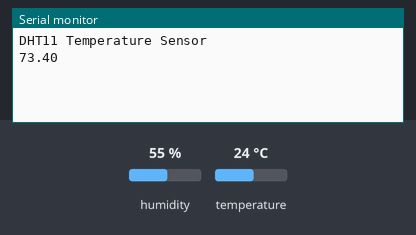
The sketch below on a simulated Arduino Uno, built with avr-gcc and run on an emulated ATmega328P. On the bench: the last lines printed to the serial monitor. The test bench sets the inputs (shaded band); at power-on: temperature 24 °C, humidity 55 %.

Above: at 2.7 s.
2.8 s: temperature set to 12 °C
At 12.5 s:
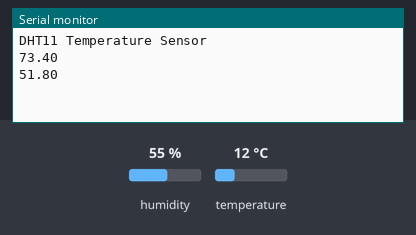
12.8 s: temperature set to 19 °C
At 22.3 s:
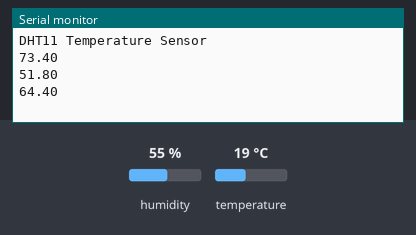

The sketch:

Serial_Temperature.ino
```cpp
#include <dht.h>
#define dht_apin A0 // Analog Pin sensor is connected to

dht DHT;
float previous_value = -1;
int counter = 0;
int stabilization_counter = 0;
int stablization_threshold = 5; //todo maybe change this to a higher number

void setup(){

  Serial.begin(9600);
  delay(500);//Delay to let system boot
  Serial.println("DHT11 Temperature Sensor\n\n");
  delay(1000);//Wait before accessing Sensor

}//end "setup()"

void loop(){
  //Start of Program

    DHT.read11(dht_apin);
    float dht_temperature = DHT.temperature;
    Serial.println(((dht_temperature - 1) * 1.8) + 32); // subtracting a 1 for more accurate temperature results

    if(dht_temperature == previous_value)
    {
      counter ++;
    }
    else
    {
      counter = 0;
    }
    previous_value = dht_temperature;

    if (counter >= stablization_threshold)
    {
      Serial.print("The temperature has been stabalized!");
      stabilization_counter ++;
      if(stabilization_counter > 0)
      {
        Serial.print(((dht_temperature - 1) * 1.8) + 32); // subtracting a 1 for more accurate temperature results
      }
    }
    delay(10000);//Wait 10 seconds before accessing sensor again.

  //Fastest should be once every two seconds.

}// end loop(
```

Measured:
- after the input at 2.8 s, the serial monitor: prints a new line after 8.7 s (image 1)
- after the input at 12.8 s, the serial monitor: prints a new line after 8.8 s (image 2)
